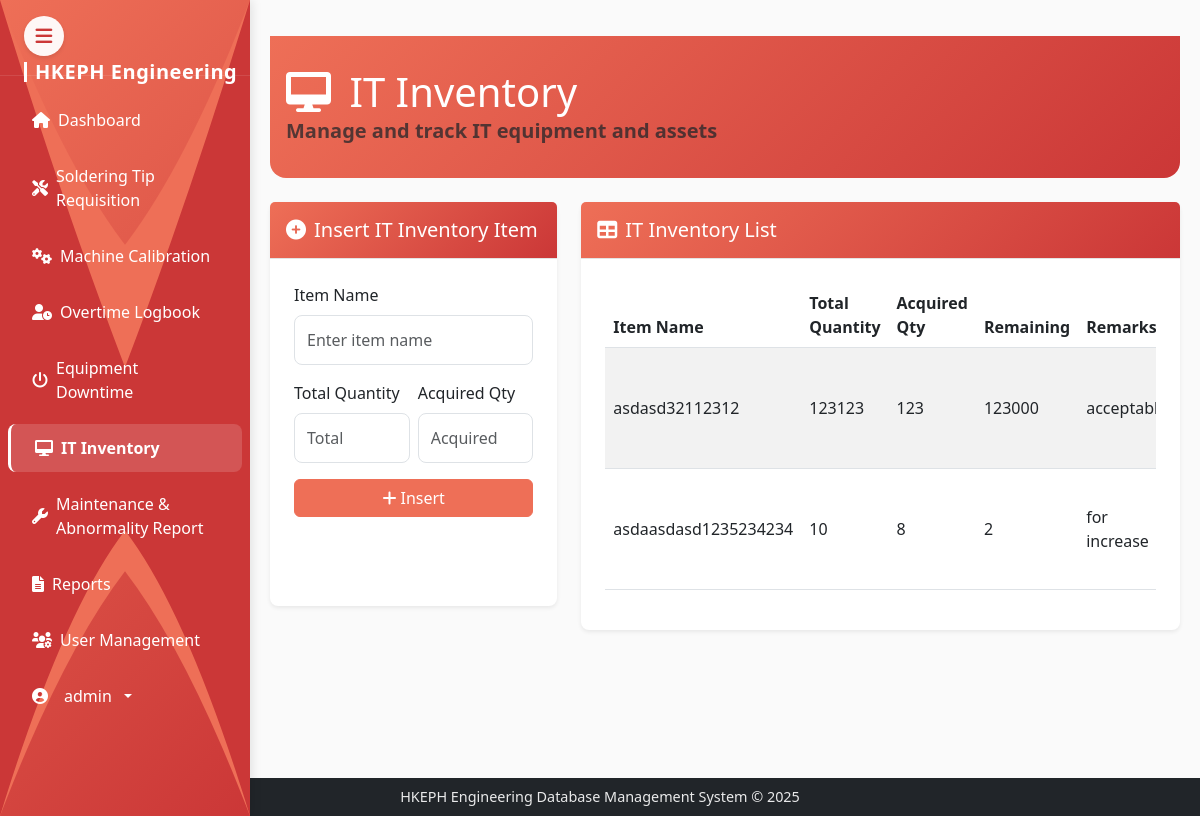
The page /it-inventory (signed in) on the database its author committed.
### models.py (models this page shows, shortened)
class User(UserMixin, db.Model):
    id = db.Column(db.Integer, primary_key=True)
    username = db.Column(db.String(64), unique=True, nullable=False)
    email = db.Column(db.String(120), unique=True, nullable=False)
    password_hash = db.Column(db.String(256), nullable=False)
    is_admin = db.Column(db.Boolean, default=False)
    date_created = db.Column(db.DateTime, default=datetime.utcnow)

class ITInventory(db.Model):
    id = db.Column(db.Integer, primary_key=True)
    item_name = db.Column(db.String(100), nullable=False)
    total_quantity = db.Column(db.Integer, nullable=False)
    acquired_qty = db.Column(db.Integer, nullable=False)

### routes.py (the view, shortened to what this page needs)
@app.route('/it-inventory', methods=['GET', 'POST'])
@login_required
def it_inventory():
    edit_id = request.args.get('edit_id')
    form = ITInventoryForm()
    if edit_id:
        item_to_edit = ITInventory.query.get(edit_id)
        if item_to_edit and request.method == 'GET':
            form.item_name.data = item_to_edit.item_name
            form.total_quantity.data = item_to_edit.total_quantity
            form.acquired_qty.data = item_to_edit.acquired_qty
    inventory_items = ITInventory.query.all()
    return render_template('it_inventory.html', form=form, inventory_items=inventory_items, edit_id=edit_id)

### forms.py
class ITInventoryForm(FlaskForm):
    item_name = StringField('Item Name', validators=[DataRequired()])
    total_quantity = IntegerField('Total Quantity', validators=[DataRequired(), NumberRange(min=0)])
    acquired_qty = IntegerField('Acquired Qty', validators=[DataRequired(), NumberRange(min=0)])

### app.py (called while the page is built)
@login_manager.user_loader
def load_user(user_id):
    return User.query.get(int(user_id))

### templates/it_inventory.html (shortened to what this page needs)
{% extends 'base.html' %}
{% block content %}
<div class="content-area">
    <div class="dashboard-header mb-4">
        <div class="header-content">
            <h1 class="mb-0" style="color: white;">
                <i class="fas fa-desktop me-2" style="color: white;"></i>
                IT Inventory
            </h1>
            <p class="lead text-muted mb-0 bold-welcome">
                Manage and track IT equipment and assets
            </p>
        </div>
    </div>
    <div class="row">
        <div class="col-md-4 mb-4">
            <div class="card h-100">
                <div class="card-header" style="background: linear-gradient(135deg, var(--accent-primary), var(--accent-secondary)); color: white;">
                    <h5 class="mb-0"><i class="fas fa-plus-circle me-2"></i>Insert IT Inventory Item</h5>
                </div>
                <div class="card-body">
                    <form method="POST" class="row g-2 align-items-end">
                        <div class="col-12 mb-2">
                            {{ form.item_name.label(class="form-label", style="font-weight: 500;") }}
                            {{ form.item_name(class="form-control", placeholder="Enter item name") }}
                        </div>
                        <div class="col-6 mb-2">
                            {{ form.total_quantity.label(class="form-label", style="font-weight: 500;") }}
                            {{ form.total_quantity(class="form-control", placeholder="Total") }}
                        </div>
                        <div class="col-6 mb-2">
                            {{ form.acquired_qty.label(class="form-label", style="font-weight: 500;") }}
                            {{ form.acquired_qty(class="form-control", placeholder="Acquired") }}
                        </div>
                        <div class="col-12">
                            <button type="submit" class="btn btn-primary w-100"><i class="fas fa-plus me-1"></i>Insert</button>
                        </div>
                    </form>
                </div>
            </div>
        </div>
        <div class="col-md-8">
            <div class="card h-100">
                <div class="card-header" style="background: linear-gradient(135deg, var(--accent-primary), var(--accent-secondary)); color: white;">
                    <h5 class="mb-0"><i class="fas fa-table me-2"></i>IT Inventory List</h5>
                </div>
                <div class="card-body">
                    <div class="table-responsive" style="max-height:600px;">
                        <table class="table table-striped table-hover align-middle">
                            <thead>
                                <tr>
                                    <th>Item Name</th>
                                    <th>Total Quantity</th>
                                    <th>Acquired Qty</th>
                                    <th>Remaining</th>
                                    <th>Remarks</th>
                                </tr>
                            </thead>
                            <tbody>
                                {% for item in inventory_items %}
                                <tr>
                                    <td>{{ item.item_name }}</td>
                                    <td>{{ item.total_quantity }}</td>
                                    <td>{{ item.acquired_qty }}</td>
                                    <td>{{ item.total_quantity - item.acquired_qty }}</td>
                                    <td>
                                        {% if (item.total_quantity - item.acquired_qty) > (item.total_quantity / 2) %}
                                            acceptable
                                        {% elif (item.total_quantity - item.acquired_qty) < (item.total_quantity / 2) %}
                                            for increase
                                        {% endif %}
                                    </td>
                                </tr>
                                {% endfor %}
                            </tbody>
                        </table>
                    </div>
                </div>
            </div>
        </div>
    </div>
{% endblock %}

### templates/base.html (shortened to what this page needs)
<!DOCTYPE html>
<html lang="en" data-bs-theme="light" style="height: 100%;">
<head>
    <link href="https://cdn.jsdelivr.net/npm/bootstrap@5.3.0/dist/css/bootstrap.min.css" rel="stylesheet">
    <link rel="stylesheet" href="https://cdnjs.cloudflare.com/ajax/libs/font-awesome/6.0.0/css/all.min.css">
    <link rel="stylesheet" type="text/css" href="https://cdn.jsdelivr.net/npm/daterangepicker/daterangepicker.css" />
    <link rel="stylesheet" href="{{ url_for('static', filename='css/style.css') }}">
</head>
<body class="{% block body_class %}{% endblock %}" style="height: 100%; margin: 0;">
    <button class="sidebar-toggle" type="button" id="sidebarToggle">
        <i class="fas fa-bars"></i>
    </button>
    <nav class="sidebar" id="sidebar">
        <svg class="sidebar-wave" viewBox="0 0 100 100" preserveAspectRatio="none">
            <path d="M0 0 L0 100 Q25 80 50 70 Q75 80 100 100 L100 0 Q75 20 50 30 Q25 20 0 0 Z" fill="var(--accent-primary)"/>
            <path d="M0 0 L0 100 Q25 75 50 65 Q75 75 100 100 L100 0 Q75 25 50 45 Q25 25 0 0 Z" fill="var(--accent-secondary)"/>
        </svg>
        <div class="sidebar-brand">
            <a class="navbar-brand" href="{{ url_for('dashboard') }}">
                <span>HKEPH Engineering</span>
            </a>
        </div>
        {% if current_user.is_authenticated %}
        <ul class="sidebar-nav nav flex-column">
            <li class="nav-item">
                <a class="nav-link {% if request.path == url_for('dashboard') %}active fw-bold{% endif %}" href="{{ url_for('dashboard') }}">
                    <i class="fas fa-home"></i>
                    <span>Dashboard</span>
                </a>
            </li>
            <li class="nav-item">
                <a class="nav-link {% if request.path == url_for('soldering_tips') %}active fw-bold{% endif %}" href="{{ url_for('soldering_tips') }}">
                    <i class="fas fa-tools"></i>
                    <span>Soldering Tip Requisition</span>
                </a>
            </li>
            <li class="nav-item">
                <a class="nav-link {% if request.path == url_for('machine_calibrations') %}active fw-bold{% endif %}" href="{{ url_for('machine_calibrations') }}">
                    <i class="fas fa-cogs"></i>
                    <span>Machine Calibration</span>
                </a>
            </li>
            <li class="nav-item">
                <a class="nav-link {% if request.path == url_for('overtime_logbook') %}active fw-bold{% endif %}" href="{{ url_for('overtime_logbook') }}">
                    <i class="fas fa-user-clock"></i>
                    <span>Overtime Logbook</span>
                </a>
            </li>
            <li class="nav-item">
                <a class="nav-link {% if request.path == url_for('equipment_downtime') %}active fw-bold{% endif %}" href="{{ url_for('equipment_downtime') }}">
                    <i class="fas fa-power-off"></i>
                    <span>Equipment Downtime</span>
                </a>
            </li>
            <li class="nav-item">
                <a class="nav-link {% if request.path == url_for('it_inventory') %}active fw-bold{% endif %}" href="{{ url_for('it_inventory') }}">
                    <i class="fas fa-desktop"></i>
                    <span>IT Inventory</span>
                </a>
            </li>
            <li class="nav-item">
                <a class="nav-link {% if request.path == url_for('maintenance_reports') %}active fw-bold{% endif %}" href="{{ url_for('maintenance_reports') }}">
                    <i class="fas fa-wrench"></i>
                    <span>Maintenance & Abnormality Report</span>
                </a>
            </li>
            <li class="nav-item">
                <a class="nav-link {% if request.path == url_for('reports') %}active fw-bold{% endif %}" href="{{ url_for('reports') }}">
                    <i class="fas fa-file-alt"></i>
                    <span>Reports</span>
                </a>
            </li>
            {% if current_user.is_admin %}
            <li class="nav-item">
                <a class="nav-link {% if request.path == url_for('user_management') %}active fw-bold{% endif %}" href="{{ url_for('user_management') }}">
                    <i class="fas fa-users-cog"></i>
                    <span>User Management</span>
                </a>
            </li>
            {% endif %}
            <li class="nav-item mt-auto">
                <div class="dropdown">
                    <a class="nav-link dropdown-toggle" href="#" id="sidebarDropdown" role="button" data-bs-toggle="dropdown" aria-expanded="false">
                        <i class="fas fa-user-circle me-2"></i>
                        <span>{{ current_user.username }}</span>
                    </a>
                </div>
            </li>
        </ul>
        {% endif %}
    </nav>
        <div class="main-flex-center">
            {% block content %}
            {% endblock %}
        </div>
        <footer class="bg-dark text-white position-fixed bottom-0 w-100 py-2 z-1020" style="
            background-color: rgba(0,0,0,0.8);
            left: 0;
            right: 0;
            width: 100%;
            text-align: center;
        ">
            <div class="container-fluid">
                <div class="row">
                    <div class="col-12">
                        <p class="mb-0" style="
                            color: rgba(255,255,255,0.9);
                            font-size: 0.9rem;
                            max-width: 100%;
                            word-wrap: break-word;
                            margin: 0 auto;
                            padding: 0 1rem;
                        ">HKEPH Engineering Database Management System &copy; 2025</p>
                    </div>
                </div>
            </div>
        </footer>
    </body>
    </html>

### static/css/style.css (style rules this page uses)
:root { --light-bg: #FAFAFA; --light-secondary: #E3E3E3; --accent-primary: #EE6F57; --accent-secondary: #CB3737; }
body { padding-bottom: 20px; background-image: url('/static/images/MachineBG.png'); background-size: cover; background-repeat: no-repeat; background-position: center center; min-height: 100vh; }
.card { border: none; box-shadow: 0 0.125rem 0.25rem rgba(0, 0, 0, 0.075); transition: all 0.3s ease; }
.card-header { border-bottom: none; }
.table th { font-weight: 600; border-top: none; }
.btn-primary { background-color: var(--accent-primary); border-color: var(--accent-primary); }
.content-area { margin-left: var(--sidebar-width); transition: margin-left 0.3s cubic-bezier(0.4, 0, 0.2, 1); }
.content-area { padding-top: 60px; }
.sidebar-toggle { position: fixed; top: 1rem; left: var(--sidebar-width); z-index: 1050; }
.sidebar-brand { padding: 1.5rem; height: 60px; }
.sidebar-brand .navbar-brand { display: flex; align-items: center; height: 100%; padding-left: 0rem; padding-top: 2.5rem; }
.navbar-brand { transition: all 0.3s ease; }
.navbar-brand { display: flex; align-items: center; gap: 0.5rem; }

### templates/it_inventory.html (style rules this page uses)
.dashboard-header { background: linear-gradient(135deg, var(--accent-primary), var(--accent-secondary)); padding: 2rem 0; border-radius: 0 0 1rem 1rem; margin-bottom: 2rem; }
.header-content { max-width: 1200px; margin: 0 auto; padding: 0 1rem; }
.bold-welcome { font-weight: bold; color: white; }

### rows shown on the page
User: username "admin"
ITInventory: item_name "asdasd32112312", total_quantity "123123", acquired_qty "123", item.total_quantity-item.acquired_qty "123000", shows "acceptable"
ITInventory: item_name "asdaasdasd1235234234", total_quantity "10", acquired_qty "8", item.total_quantity-item.acquired_qty "2", shows "for increase"
